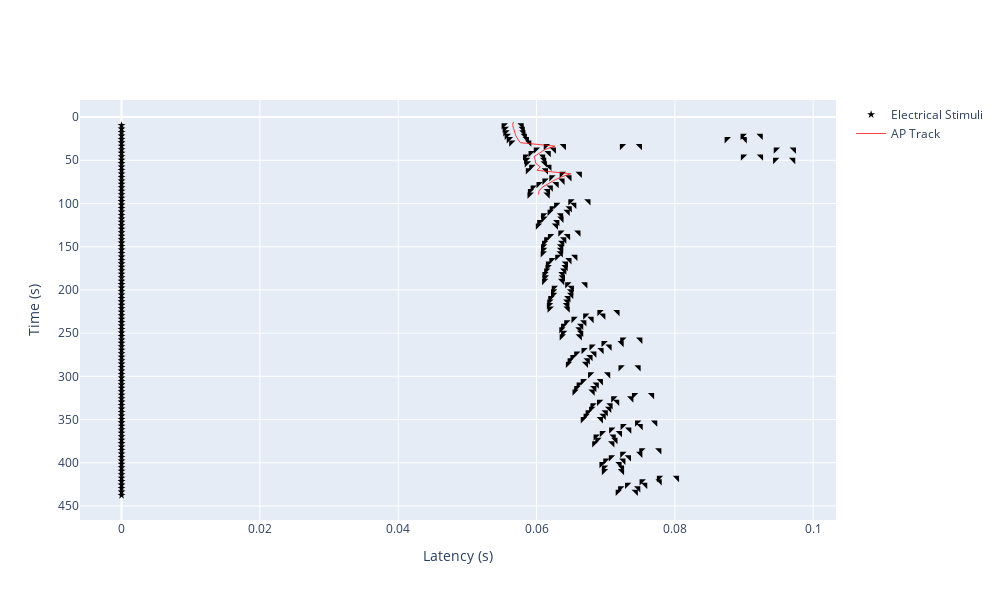

Here is the notebook cell this chart was saved with:
### Code cell
%autoreload 2
from fibre_tracking.ap_track import APTrack
from plotting import FallingLeafPlot

# now, we can try to construct tracks from this
clean_track_aps = [ap for (ap, cls_idx) in zip(first_track_aps, initial_track_labels) if cls_idx == 0]
ap_track = APTrack.from_aps(sweeps = recording.sweeps, aps = clean_track_aps)

# Starting point for the falling leaf plot
FLP_START_TIME = recording.sweeps[ap_track.sweep_idcs[0]].t_start
FLP_POST_ST_TIMEFRAME = max(ap_track.latencies) * 1.5

# plot this AP track for illustrative purposes
flplot = FallingLeafPlot()
flplot.plot(regular_stimuli = recording.el_stimuli, action_potentials = recording.actpots, t_start = FLP_START_TIME, \
            num_intervals = 500, ap_tracks = [ap_track], post_stimulus_timeframe = FLP_POST_ST_TIMEFRAME, plot_raw_signal= False)
